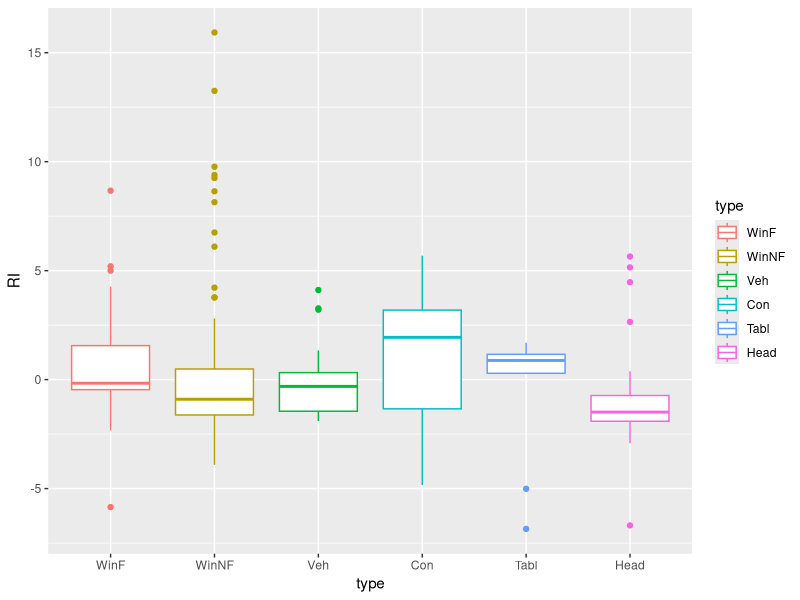
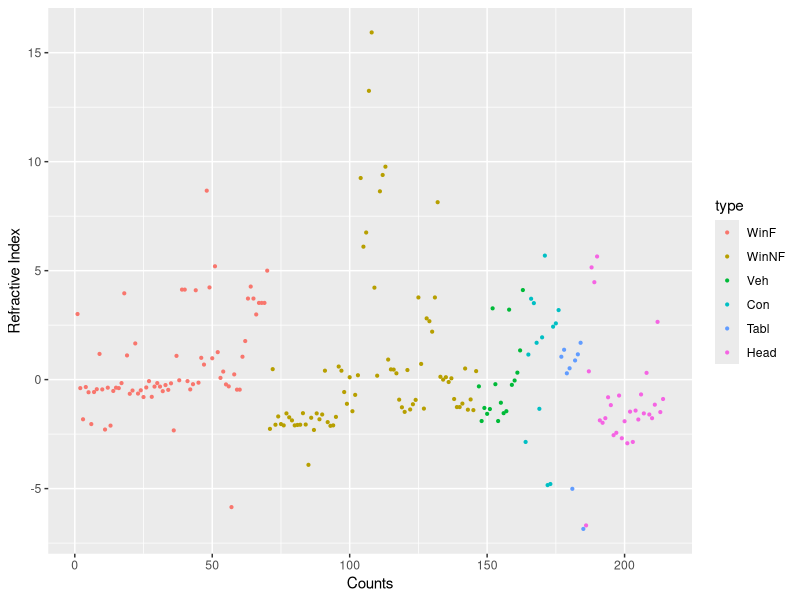
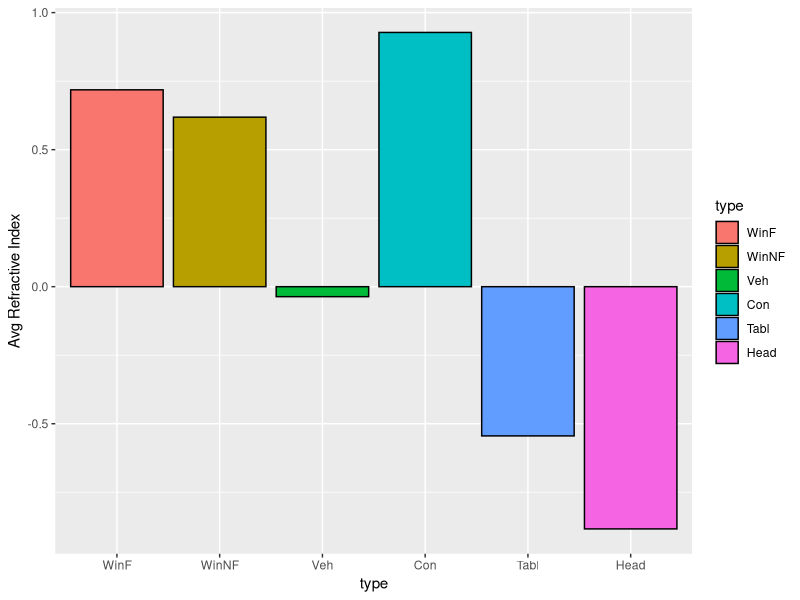
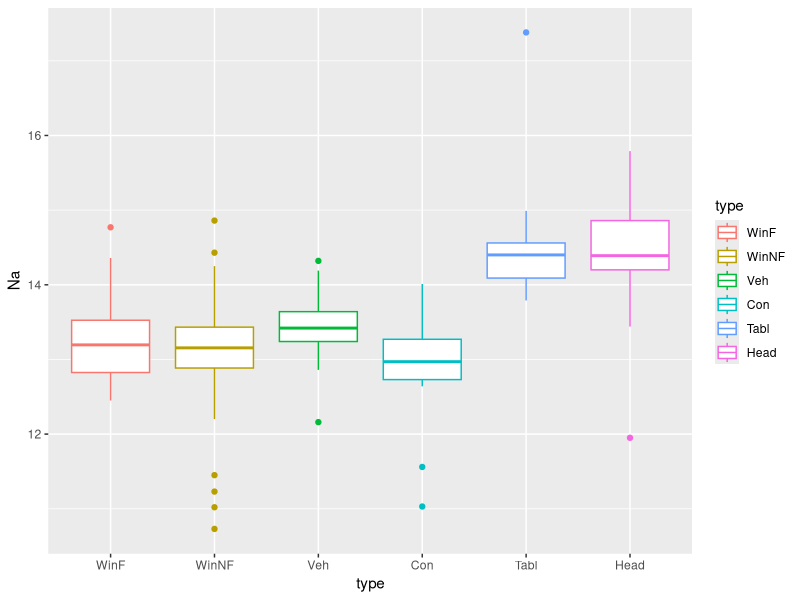
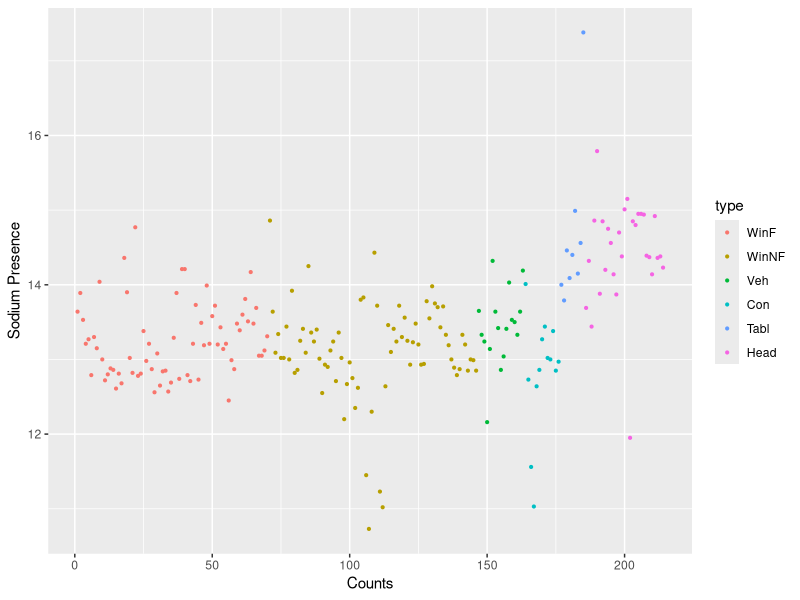
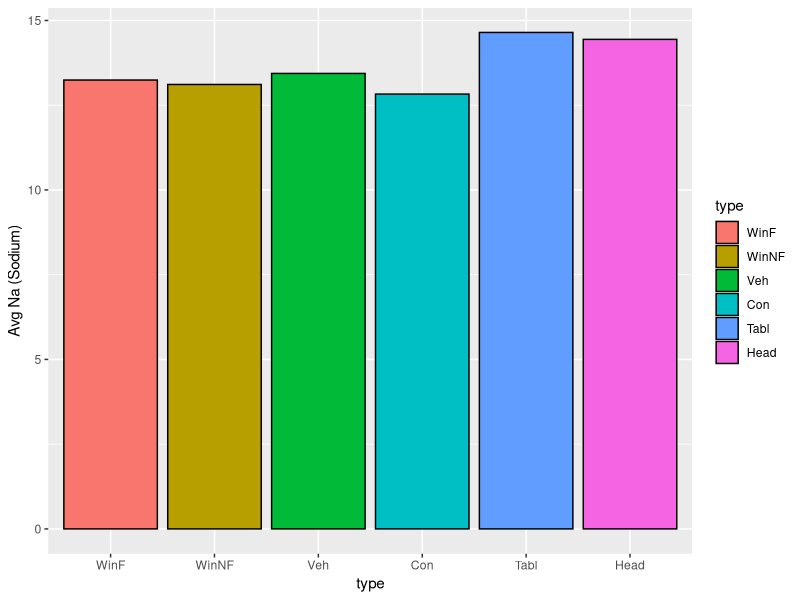
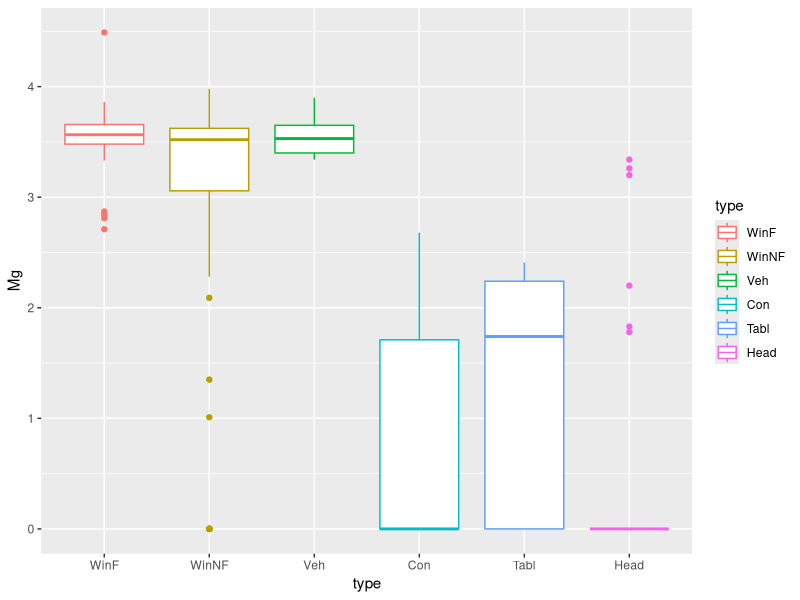
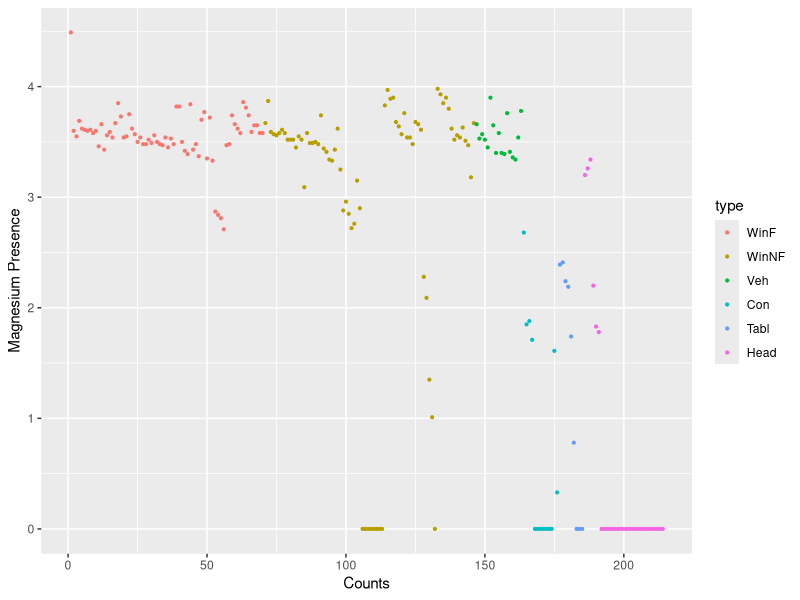

Recreate these plots in R, in order.
# ******************************************************************************************************
# Linear Discriminant Analysis - Forensic Glass Dataset
# 
# We analyze the data set of 214 glass shards of six possible glass types
# based on the available measurements on shard characteristics including Refractive index (RI)
# Which group of glass does the sample belong to..?
# ******************************************************************************************************
rm(list = ls()) # clear all runtime variables and functions in environment
options(scipen = 999) # No automatic round offs of numbers

# Use of external libraries
library(MASS)
library(caret)
library(plyr)
library(ggplot2)

# Load the dataset
data(fgl)
# Check the data load
str(fgl)
# Check on the frequency distribution of response variable type
table(fgl$type) # Proportions are very uneven
# Look at intial 10 rows
head(fgl, 10)
# Looking at the data rows, we see the rows are arranged / grouped by type in an orderly manner. 
# This would not work for any classification and we need to randomize the order.. 
# In essence we need to shuffle our dataset 

# ********** Data Exploration and Data Preparation Block *************************************** #

# Check for missing values
sum(is.na(fgl)) # There are no missing values in the dataset

# We will do some visualizations and exploration on the dataset

# Studying each of the type vs RI (Refractive Index)
ggplot(fgl, aes(x = type, y = RI)) + geom_boxplot(aes(color = type))
ggplot(fgl, aes(x = seq_along(RI), y = RI, fill = type)) + 
  geom_point(aes(color = type), pch = 19, cex = 0.75) + xlab("Counts") + ylab("Refractive Index")
# The refractive index falls within very distinctive range for each of the types of glass
# visualizing a bar plot with average RI by type
aggSet <- ddply(fgl, "type", summarise, meanval = mean(RI))
ggplot(aggSet, aes(x = type, y = meanval, fill = type)) + 
  geom_bar(stat = "identity", position = "identity", col = "black") +
  ylab("Avg Refractive Index")
# The average Refractive Index for various types are very different than each other...

# Studying each of the type vs Na (Amount of Sodium)
ggplot(fgl, aes(x = type, y = Na)) + geom_boxplot(aes(color = type))
ggplot(fgl, aes(x = seq_along(Na), y = Na, fill = type)) + 
  geom_point(aes(color = type), pch = 19, cex = 0.75) + xlab("Counts") + ylab("Sodium Presence") 
# The presence of Na falls within very distinctive range for each of the types of glass
# visualizing a bar plot with average Na by type
aggSet <- ddply(fgl, "type", summarise, meanval = mean(Na))
ggplot(aggSet, aes(x = type, y = meanval, fill = type)) + 
  geom_bar(stat = "identity", position = "identity", col = "black") +
  ylab("Avg Na (Sodium)")
# The average Sodium presence for all types of glass is relatively high and for Tabl and Head glass
# it is particularly higher than the rest...

# Studying each of the type vs Mg (Amount of Magnesium)
ggplot(fgl, aes(x = type, y = Mg)) + geom_boxplot(aes(color = type))
ggplot(fgl, aes(x = seq_along(Mg), y = Mg, fill = type)) + 
  geom_point(aes(color = type), pch = 19, cex = 0.75) + xlab("Counts") + ylab("Magnesium Presence") 
# Except for categories WinF and winNF the magnesium contents are different across other glass types
# visualizing a bar plot with average Mg by type
aggSet <- ddply(fgl, "type", summarise, meanval = mean(Mg))
ggplot(aggSet, aes(x = type, y = meanval, fill = type)) + 
  geom_bar(stat = "identity", position = "identity", col = "black") +
  ylab("Avg Mg (Magnesium)")
# The average Sodium presence for all types of glass is relatively high and for Tabl and Head glass
# it is particularly higher than the rest...

# Studying each of the type vs Al (Amount of Aluminium)
ggplot(fgl, aes(x = type, y = Al)) + geom_boxplot(aes(color = type))
ggplot(fgl, aes(x = seq_along(Al), y = Al, fill = type)) + 
  geom_point(aes(color = type), pch = 19, cex = 0.75) + xlab("Counts") + ylab("Aluminium Presence") 
# visualizing a bar plot with average Al by type
aggSet <- ddply(fgl, "type", summarise, meanval = mean(Al))
ggplot(aggSet, aes(x = type, y = meanval, fill = type)) + 
  geom_bar(stat = "identity", position = "identity", col = "black") +
  ylab("Avg Al (Aluminium)")
# Presence of Aluminium is also different across various types

# Studying each of the type vs Si (Amount of Silicon)
ggplot(fgl, aes(x = type, y = Si)) + geom_boxplot(aes(color = type))
ggplot(fgl, aes(x = seq_along(Si), y = Si, fill = type)) + 
  geom_point(aes(color = type), pch = 19, cex = 0.75) + xlab("Counts") + ylab("Silicon Presence") 
# visualizing a bar plot with average Si by type
aggSet <- ddply(fgl, "type", summarise, meanval = mean(Si))
ggplot(aggSet, aes(x = type, y = meanval, fill = type)) + 
  geom_bar(stat = "identity", position = "identity", col = "black") +
  ylab("Avg Si (Silicon)")
# Silicon presence in various types of glass are uniform and seems to be not having a statistical significance
# in classifying a glass type

# Studying each of the type vs K (Amount of Potassium)
ggplot(fgl, aes(x = type, y = K)) + geom_boxplot(aes(color = type))
ggplot(fgl, aes(x = seq_along(K), y = K, fill = type)) + 
  geom_point(aes(color = type), pch = 19, cex = 0.75) + xlab("Counts") + ylab("Potassium Presence") 
# visualizing a bar plot with average K by type
aggSet <- ddply(fgl, "type", summarise, meanval = mean(K))
ggplot(aggSet, aes(x = type, y = meanval, fill = type)) + 
  geom_bar(stat = "identity", position = "identity", col = "black") +
  ylab("Avg K (Potassium)")
# Glass type Con has a distinctive higher Potassium content than any other glass type

# Studying each of the type vs Ca (Amount of Calcium)
ggplot(fgl, aes(x = type, y = Ca)) + geom_boxplot(aes(color = type))
ggplot(fgl, aes(x = seq_along(Ca), y = Ca, fill = type)) + 
  geom_point(aes(color = type), pch = 19, cex = 0.75) + xlab("Counts") + ylab("Calcium Presence") 
# visualizing a bar plot with average Ca by type
aggSet <- ddply(fgl, "type", summarise, meanval = mean(Ca))
ggplot(aggSet, aes(x = type, y = meanval, fill = type)) + 
  geom_bar(stat = "identity", position = "identity", col = "black") +
  ylab("Avg Ca (Calcium)")
# Calcium content is relatively higher across all types and specifically for type con

# Studying each of the type vs Ba (Amount of Barium)
ggplot(fgl, aes(x = type, y = Ba)) + geom_boxplot(aes(color = type))
ggplot(fgl, aes(x = seq_along(Ba), y = Ba, fill = type)) + 
  geom_point(aes(color = type), pch = 19, cex = 0.75) + xlab("Counts") + ylab("Barium Presence") 
# visualizing a bar plot with average Ba by type
aggSet <- ddply(fgl, "type", summarise, meanval = mean(Ba))
ggplot(aggSet, aes(x = type, y = meanval, fill = type)) + 
  geom_bar(stat = "identity", position = "identity", col = "black") +
  ylab("Avg Ba (Barium)")
# Other than glass type Head - all others have relatively very low barium content

# Studying each of the type vs Fe (Amount of Fe)
ggplot(fgl, aes(x = type, y = Fe)) + geom_boxplot(aes(color = type))
ggplot(fgl, aes(x = seq_along(Fe), y = Fe, fill = type)) + 
  geom_point(aes(color = type), pch = 19, cex = 0.75) + xlab("Counts") + ylab("Iron Presence") 
# visualizing a bar plot with average Fe by type
aggSet <- ddply(fgl, "type", summarise, meanval = mean(Fe))
ggplot(aggSet, aes(x = type, y = meanval, fill = type)) + 
  geom_bar(stat = "identity", position = "identity", col = "black") +
  ylab("Avg Fe (Iron)")
# Glass type Tabl and Head has a very low Fe content than all other types

# ********** Data Sampling **************************************************** #

# Lets check the distribution of the various types
table(fgl$type)

# Since the proportion of the types is very uneven, we have to ensure that all types are present in the same proportion as original in the training as well as 
# test dataset

# So we will sample in each individual types in the ratio of 70:30 (attempting a stratified sampling)

# First we will create the training and test dataset in the same proportion of types

subset_data <- subset(fgl, fgl$type == "WinF")
smp_size <- floor(0.75 * nrow(subset_data))
train_ind <- sample(seq_len(nrow(subset_data)), size = smp_size)
fgl_train <- subset_data[train_ind,]
fgl_test <- subset_data[-train_ind,]

subset_data <- subset(fgl, fgl$type == "WinNF")
smp_size <- floor(0.75 * nrow(subset_data))
train_ind <- sample(seq_len(nrow(subset_data)), size = smp_size)
fgl_train <- rbind(fgl_train,subset_data[train_ind,])
fgl_test <- rbind(fgl_test, subset_data[-train_ind,])

subset_data <- subset(fgl, fgl$type == "Veh")
smp_size <- floor(0.75 * nrow(subset_data))
train_ind <- sample(seq_len(nrow(subset_data)), size = smp_size)
fgl_train <- rbind(fgl_train,subset_data[train_ind,])
fgl_test <- rbind(fgl_test, subset_data[-train_ind,])

subset_data <- subset(fgl, fgl$type == "Con")
smp_size <- floor(0.75 * nrow(subset_data))
train_ind <- sample(seq_len(nrow(subset_data)), size = smp_size)
fgl_train <- rbind(fgl_train,subset_data[train_ind,])
fgl_test <- rbind(fgl_test, subset_data[-train_ind,])

subset_data <- subset(fgl, fgl$type == "Tabl")
smp_size <- floor(0.75 * nrow(subset_data))
train_ind <- sample(seq_len(nrow(subset_data)), size = smp_size)
fgl_train <- rbind(fgl_train,subset_data[train_ind,])
fgl_test <- rbind(fgl_test, subset_data[-train_ind,])

subset_data <- subset(fgl, fgl$type == "Head")
smp_size <- floor(0.75 * nrow(subset_data))
train_ind <- sample(seq_len(nrow(subset_data)), size = smp_size)
fgl_train <- rbind(fgl_train,subset_data[train_ind,])
fgl_test <- rbind(fgl_test, subset_data[-train_ind,])

# Once it is done, we will randomise the order, since orderly arrangement will not work for any Classification
randomiseDataSet <- function (ds){
  set.seed(5678)
  gp <- runif(nrow(ds))
  ds <- ds[order(gp),]
  return (ds)
}
# randomise the training and test dataset
fgl_train <- randomiseDataSet(fgl_train)
fgl_test <- randomiseDataSet(fgl_test)

# ********** Linear Discriminant Analysis **************************************************** #

# We run the LDA alogorithm
lda_model <- lda(type~., data = fgl_train)

# With this model, we run the prediction on the test dataset
lda_prediction <- predict(lda_model, fgl_test)

# Lets generate the confusionMatrix to see the efficiency of the model
confusionMatrix(lda_prediction$class, fgl_test$type)
